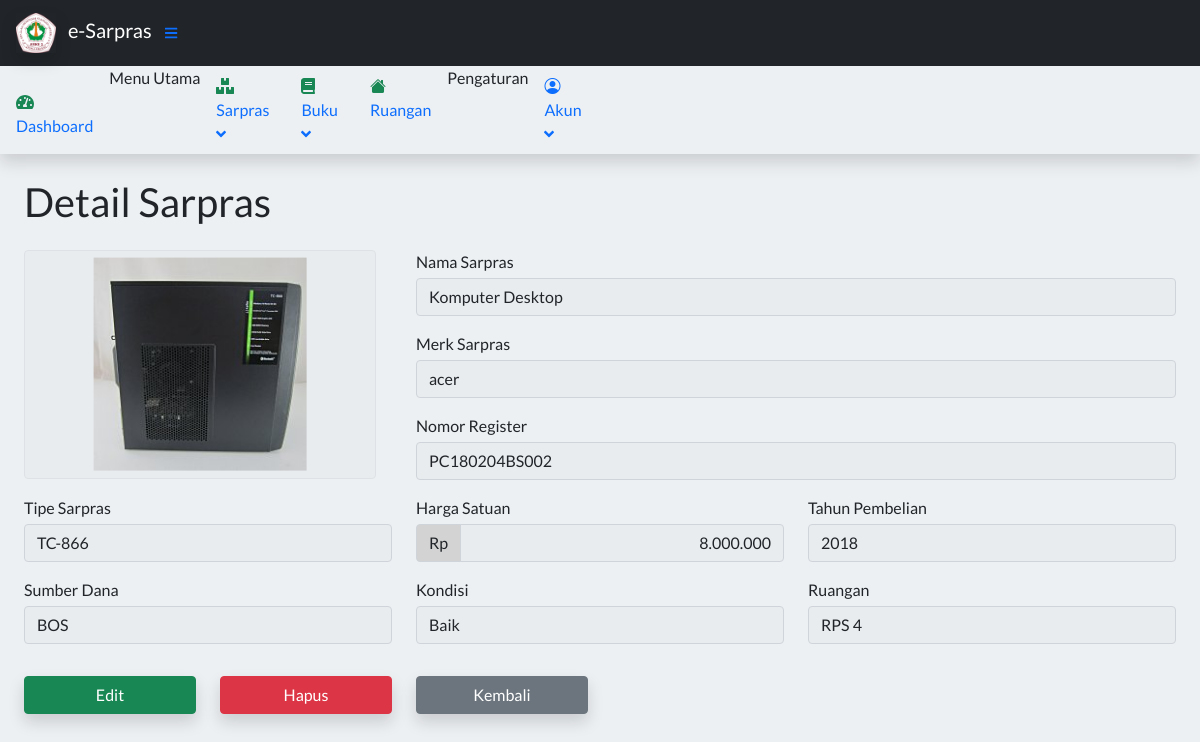
Screenshot of /index.php?page=DetailBarang&id=2 (signed in) with the database file from the repository.
### tables this page shows
CREATE TABLE `tbarang` (
  `idAset` int(11) NOT NULL,
  `namaBarang` varchar(50) NOT NULL,
  `fotoBarang` varchar(255) DEFAULT 'box-seam.svg',
  `merkBarang` varchar(30) DEFAULT NULL,
  `tipeBarang` varchar(30) NOT NULL,
  `nomorRegister` varchar(30) DEFAULT NULL,
  `hargaSatuan` int(20) DEFAULT 0,
  `tahunPembelian` int(4) DEFAULT NULL,
  `sumberDana` enum('BOS','BOSDA') DEFAULT NULL,
  `kondisiBarang` enum('Baik','Rusak') NOT NULL,
  `linkRuangan` int(11) NOT NULL,
  `isDeleted` tinyint(1) NOT NULL DEFAULT 0
);

CREATE TABLE `truangan` (
  `idRuangan` int(11) NOT NULL,
  `namaRuangan` varchar(30) NOT NULL,
  `isDeleted` tinyint(1) NOT NULL DEFAULT 0
);

### contents/Barang/detailbarang.php (the view, shortened to what this page needs)
<?php
    require 'config/connect.php';
    $id = $_GET['id'];
    $result = mysqli_query($db, "SELECT * FROM tbarang WHERE idAset='$id'");
    $barang = mysqli_fetch_assoc($result);
    $query = mysqli_query($db, "SELECT * FROM truangan WHERE idRuangan = '$barang[linkRuangan]'");
    $ruangan = (mysqli_fetch_assoc($query));
    $nilai = $barang['hargaSatuan'];
    $harga = number_format($nilai,0,',','.');
 ?>
<main>
  <div class="container-fluid px-4">
    <h1 class="mt-4">Detail Sarpras</h1>
    <div class="row">
        <div class="col-md-4 mt-3">
            <div class="text-center border rounded position-relative" style="background-color:rgb(233,236,239);height:14.3rem; max-width:22rem;">
                <div class="position-absolute start-50 top-50 translate-middle">
                 <img class="" src="Assets/img/aset/<?= $barang['fotoBarang']?>" alt="Foto Aset" style="height:13.3rem; max-width:21rem;">
                </div>
            </div>
        </div>
        <div class="col-md-8">
            <label for="namaBarang" class="mt-3">Nama Sarpras</label>
            <input type="text" class="form-control mt-1" id="disabledInput" name="namaBarang" disabled value="<?= $barang['namaBarang'] ?>">
            <label for="merkBarang" class="mt-3">Merk Sarpras</label>
            <input type="text" class="form-control mt-1" id="disabledInput" name="merkBarang" disabled value="<?= $barang['merkBarang'] ?>">
            <label for="nomorRegister" class="mt-3">Nomor Register</label>
            <input type="text" class="form-control mt-1" id="disabledInput" name="nomorRegister" disabled value="<?= $barang['nomorRegister'] ?>">
        </div>
    </div>
    <div class="row">
        <div class="col-md mt-3">
            <label for="">Tipe Sarpras</label>
            <input type="text" class="form-control mt-1" id="disabledInput" name="tipeBarang" disabled value="<?= $barang['tipeBarang'] ?>">
        </div>
        <div class="col-md mt-3">
            <label for="">Harga Satuan</label>
            <div class="input-group">
            <div class="input-group-text mt-1" style="background-color:lightgrey;">Rp</div>
            <input type="text" class="form-control mt-1 text-end" id="disabledInput" name="hargaSatuan" disabled value="<?= $harga ?>">
        </div>
        </div>
           <div class="col-md mt-3">
             <label for="">Tahun Pembelian</label>
             <input type="text"class="form-control mt-1" id="disabledInput" name="tahunPembelian" disabled value="<?= $barang['tahunPembelian'] ?>">
        </div>
    </div>
        <div class="row mb-3">
           <div class="col-md mt-3">
             <label for="">Sumber Dana</label>
             <input type="text" class="form-control mt-1" id="disabledInput" name="sumberDana" disabled value="<?= $barang['sumberDana'] ?>">
        </div>
         <div class="col-md mt-3">
             <label for="">Kondisi</label>
             <input type="text" class="form-control mt-1" id="disabledInput" name="kondisiBarang" disabled value="<?= $barang['kondisiBarang'] ?>">
        </div>
         <div class="col-md mt-3">
             <label for="">Ruangan</label>
             <input type="text" class="form-control mt-1" id="disabledInput" name="namaRuangan" disabled value="<?= $ruangan['namaRuangan'] ?>">
        </div>
</div>
            <div class="row">
        <div class="col-md-2 mt-3 ">
            <div class="d-grid">
                    <a href="index.php?page=EditBarang&id=<?php echo $barang['idAset']; ?>" class="btn btn-success shadow <?= eclGuest ?>">Edit</a>
                </div>
            </div>
            <div class="col-md-2 mt-3 ">
            <div class="d-grid">
                    <button type="button" class="btn btn-danger shadow <?= eclGuest ?>" data-bs-toggle="modal" data-bs-target="#exampleModal">Hapus</button>
                </div>
            </div>
            <div class="col-md-2 mt-3 mb-3">
            <div class="d-grid">
                     <a href="index.php?page=DaftarBarang"class="btn btn-secondary shadow")>Kembali</a>
                </div>
            </div>
        </div>
  </div>
</main>

### index.php (style rules this page uses)
body { background-color: rgb(237, 240, 243); font-family: 'Lato', sans-serif; }

### rows the page displays
tbarang: fotoBarang (picture), namaBarang "Komputer Desktop", merkBarang "acer", nomorRegister "PC180204BS002", tipeBarang "TC-866", hargaSatuan "8.000.000", tahunPembelian "2018", sumberDana "BOS", kondisiBarang "Baik"
truangan: namaRuangan "RPS 4"
